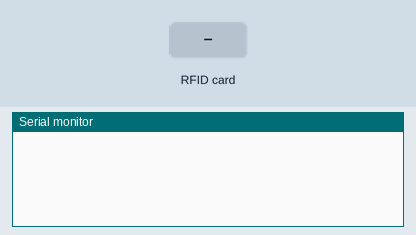
The program below on a simulated Arduino Uno, built with avr-gcc and run on an emulated ATmega328P. Shown: the last lines printed to the serial monitor. The inputs (shaded band) are chosen by the test bench.

Above: at 1.2 s.
1.3 s: RFID card 5E 7A 19 C4 held to the reader
At 1.37 s:
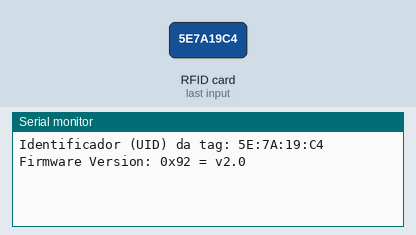
At 1.76 s:
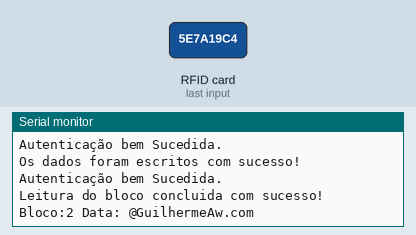
Timing chart, 0 to 4.3 s (numbered marks = the images above; inputs shaded):
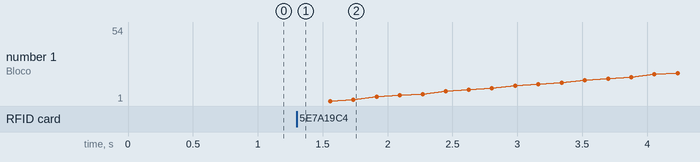

The program:

main.cpp
```cpp
#include <Arduino.h>
#include <SPI.h>
#include <MFRC522.h>

#define SS_PIN 10 // PINO SDA
#define RST_PIN 9 // PINO DE RESET

/**
 * Cada cartão RFID tem 16 setores (0 ao 15) Obs: Alguns podem ter mais, atente-se a isso.
 * Cada setor tem 4 blocos (setor 0 tem os blocos 0, 1, 2 e 3. setor 1 tem os blocos 4, 5, 6 e 7...)
 * O primeiro bloco do setor 0 é reservado para armazenar dados do fabricante (ou seja bloco 0 do setro 0).
 * O ultimo bloco de cada setor é reservado para armazenar a chave de acesso do setor (bloco 3 do setor 0, bloco 7 do setor 1 etc...)
 * Ou seja o setor 0 tem apenas 2 blocos para escrita, ja que o bloco 0 e 3 estão reservados.
 * Os demais blocos 1, 2 ... 14, 15 tem 3 blocos para escrita.
*/

// Número do bloco para escrita
int blockNumber = 1;

// Dados para escrita (16 caracteres por bloco), no array contém o número 17 para evitar o erro de caractere, mas a string deve ter 16!
byte blockData[17] = { "@GuilhermeAw.com" };

// O tamanho do array de leitura precisa ser 2 Bytes maior que os 16 armazenados pelo bloco.
byte bufferLen = 18;

// Array vazio para armazenar os dados lidos do bloco.
byte readBlockData[18];

// Passagem de parâmetro referente aos pinos conectados no arduino.
MFRC522 rfid(SS_PIN, RST_PIN);

// Crio uma instância do MIFARE_Key para informar a key A
MFRC522::MIFARE_Key keyA;

// Crio uma instância do MIFARE_Key para informar a key B
MFRC522::MIFARE_Key keyB;

// Crio uma instância do StatusCode verificar a gravação e leitura
MFRC522::StatusCode status;

void SetKeys();
void DumpInfo();
void ReadRFID_UID();
bool IgnoreReservedBlocks(int AtualBlock);
void WriteDataToBlock(int blockNumber, byte blockData[]);
void ReadDataFromBlock(int blockNumber, byte readBlockData[]);

void setup() {
    Serial.begin(9600);
    SPI.begin();
    rfid.PCD_Init();
    SetKeys();
}

void loop() {

    // Verifica se o cartão está presente no leitor e se ele pode ser lido
    if (!rfid.PICC_IsNewCardPresent() || !rfid.PICC_ReadCardSerial()) {
        return;
    }

    ReadRFID_UID();

    // DumpInfo();
    // WriteDataToBlock(blockNumber, blockData);
    // ReadDataFromBlock(blockNumber, readBlockData);

    // Loop que percorrerá todos os blocos
    for (int i = 0; i <= 63; i++) {
        blockNumber = i;
        // Verifica se o bloco atual não é reservado pelo sistema.
        if(!IgnoreReservedBlocks(blockNumber)) {
            WriteDataToBlock(blockNumber, blockData);
            ReadDataFromBlock(blockNumber, readBlockData);
        }
    }

}

// Criando um array com as chaves de acesso padrão de fábrica (A e B) para executar as autenticações.
void SetKeys() {
    for (byte i = 0; i < 6; i++) {
        keyA.keyByte[i] = 0xFF;
        keyB.keyByte[i] = 0xFF;
    }
}

// Ignora os blocos que contém as chaves de acesso e as informações do fabricante.
bool IgnoreReservedBlocks(int AtualBlock) {
    bool found = false;
    // Blocos reservados
    int array[] = {0, 3, 7, 11, 15, 19, 23, 27, 31, 35, 39, 43, 47, 51, 55, 59, 63};
    for (int i = 0; i < 17; i++) {
        if(array[i] == AtualBlock) {
            found = true;
            break;
        }
    }
    return found;
}

// Executa uma varredura em todo a TAG e mostra todos os dados na serial
void DumpInfo() {
    rfid.PCD_DumpVersionToSerial();
    rfid.PICC_DumpToSerial(&(rfid.uid));
    return;
}

// Retorna algumas informações importantes da TAG, como UID, Dados do Fabricante etc..
void ReadRFID_UID() {

    // Inicio o bloco de código responsável por capturar o UID da TAG
    String strID = "";
    for (byte i = 0; i < 4; i++) {
        strID += (rfid.uid.uidByte[i] < 0x10 ? "0" : "") + String(rfid.uid.uidByte[i], HEX) + (i != 3 ? ":" : "");
    }
    strID.toUpperCase();

    // Imprime o texto no serial.
    Serial.print("Identificador (UID) da tag: ");
    // Imprime o UID da TAG
    Serial.println(strID);

    // Imprime a versão da TAG
    rfid.PCD_DumpVersionToSerial();

    // Captura o TYPE da tag e o SAK
    MFRC522::PICC_Type piccType = rfid.PICC_GetType(rfid.uid.sak);
    Serial.print(F("PICC type: "));
    Serial.print(rfid.PICC_GetTypeName(piccType));
    Serial.print(F(" (SAK "));
    Serial.print(rfid.uid.sak);
    Serial.println(F(")"));

    // Checa a compatibilidade da TAG
    if (piccType != MFRC522::PICC_TYPE_MIFARE_MINI && piccType != MFRC522::PICC_TYPE_MIFARE_1K && piccType != MFRC522::PICC_TYPE_MIFARE_4K) {
        Serial.println(F("Esta TAG não é compativel com o Leitor."));
        return;
    }

}

// Escreve os dados no bloco informado
void WriteDataToBlock(int blockNumber, byte blockData[]) {

    // Autenticando o bloco de dados desejado para acesso de leitura usando a chave A
    status = rfid.PCD_Authenticate(MFRC522::PICC_CMD_MF_AUTH_KEY_A, blockNumber, &keyA, &(rfid.uid));

    // Autenticando o bloco de dados desejado para acesso de leitura usando a chave B
    // status = rfid.PCD_Authenticate(MFRC522::PICC_CMD_MF_AUTH_KEY_B, blockNumber, &keyB, &(rfid.uid));

    if (status != MFRC522::STATUS_OK) {
        Serial.print("Autenticação falhou para a execução de escrita, erro: ");
        Serial.println(rfid.GetStatusCodeName(status));
        return;
    } else {
        Serial.println("Autenticação bem Sucedida.");
    }


    // Escrevendo dados no bloco
    status = rfid.MIFARE_Write(blockNumber, blockData, 16);
    if (status != MFRC522::STATUS_OK) {
        Serial.print("A escrita no bloco falhou, erro: ");
        Serial.println(rfid.GetStatusCodeName(status));
        return;
    } else {
        Serial.println("Os dados foram escritos com sucesso!");
    }

}

// Lê os dados do bloco informado
void ReadDataFromBlock(int blockNumber, byte readBlockData[]) {

    // Autenticando o bloco de dados desejado para acesso de leitura usando a chave A
    status = rfid.PCD_Authenticate(MFRC522::PICC_CMD_MF_AUTH_KEY_A, blockNumber, &keyA, &(rfid.uid));

    // Autenticando o bloco de dados desejado para acesso de leitura usando a chave B
    // status = rfid.PCD_Authenticate(MFRC522::PICC_CMD_MF_AUTH_KEY_B, blockNumber, &keyB, &(rfid.uid));

    if (status != MFRC522::STATUS_OK) {
        Serial.print("Autenticação falhou para a execução da leitura, erro: ");
        Serial.println(rfid.GetStatusCodeName(status));
        return;
    } else {
        Serial.println("Autenticação bem Sucedida.");
    }

    // Lendo os dados
    status = rfid.MIFARE_Read(blockNumber, readBlockData, &bufferLen);
    if (status != MFRC522::STATUS_OK) {
        Serial.print("A leitura falhou, erro: ");
        Serial.println(rfid.GetStatusCodeName(status));
        return;
    } else {
        Serial.println("Leitura do bloco concluida com sucesso!");
        Serial.print("\n");
        Serial.print("Bloco:");
        Serial.print(blockNumber);
        Serial.print(" Data: ");
        for (int j = 0; j < 16; j++) {
            Serial.write(readBlockData[j]);
        }
        Serial.print("\n");
    }

}
```

Measured:
- after the input at 1.3 s, the serial monitor: prints a new line at once (image 1)
